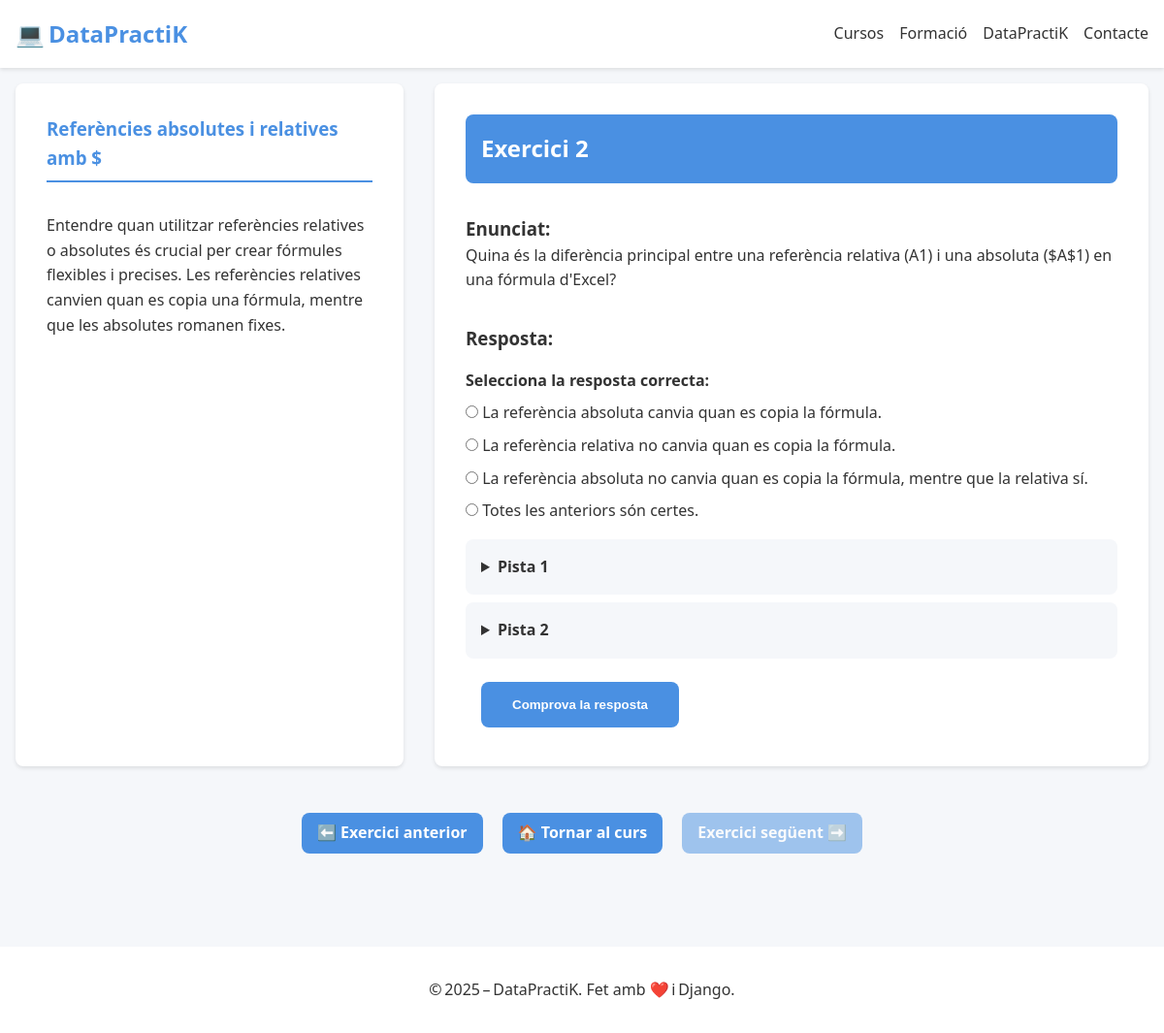
Screenshot of /curs/Excel/capitol/2/exercici/2/ with the database file from the repository.
### app_django/models.py (models this page shows, shortened)
class Exercici(models.Model):
    class Tipus(models.TextChoices):
        CODI = 'codi', _("Escriure codi")
        COMPLETAR = 'completar', _("Completar codi")
        TEST = 'test', _("Tipus test")
        IA = 'ia', _("Correcció amb IA")
        EXE = 'exe', _("Execució de codi")
    curs = models.ForeignKey(Curs, on_delete=models.CASCADE, related_name='exercicis', verbose_name=_("Curs"))
    capitol = models.ForeignKey(Capitol, on_delete=models.CASCADE, related_name='exercicis', verbose_name=_("Capítol"))
    numero = models.PositiveIntegerField(_("Número d'exercici"), default=0)
    titol = models.CharField(_("Títol de l'exercici"), max_length=200, null=True, blank=True)
    tipus = models.CharField(_("Tipus d'exercici"), max_length=20, choices=Tipus.choices)
    descripcio = models.TextField(_("Descripció"), null=True, blank=True)
    enunciat = models.TextField(_("Enunciat"))
    resposta_usuari = models.TextField(_("Resposta de l'usuari"), null=True, blank=True)
    solucio = models.TextField(_("Solució correcta"), null=True, blank=True)
    solucio_codi_1 = models.TextField(_("Solució en codi 1"), null=True, blank=True)
    solucio_codi_2 = models.TextField(_("Solució en codi 2"), null=True, blank=True)
    codi_a_completar = models.TextField(_("Codi a completar"), null=True, blank=True)
    imatge_1 = models.ImageField(_("Imatge 1"), upload_to='exercicis/imatges/', null=True, blank=True)
    descripcio_imatge_1 = models.CharField(_("Descripció imatge 1"), max_length=255, null=True, blank=True)
    imatge_2 = models.ImageField(_("Imatge 2"), upload_to='exercicis/imatges/', null=True, blank=True)
    descripcio_imatge_2 = models.CharField(_("Descripció imatge 2"), max_length=255, null=True, blank=True)
    respostes_test = models.JSONField(_("Respostes del test"), null=True, blank=True)
    temps_estimat_minuts = models.IntegerField(_("Temps estimat (min)"), null=True, blank=True)
    pista_1 = models.TextField(_("Pista 1"), null=True, blank=True)
    pista_2 = models.TextField(_("Pista 2"), null=True, blank=True)
    taula = models.JSONField(blank=True, null=True)
    class Meta:
        ordering = ['capitol__numero', 'numero']
        unique_together = ('capitol', 'numero')
        verbose_name = _("Exercici")
        verbose_name_plural = _("Exercicis")

class Capitol(models.Model):
    curs = models.ForeignKey(Curs, on_delete=models.CASCADE, related_name='capitols', verbose_name=_("Curs"))
    titol = models.CharField(_("Títol del capítol"), max_length=100)
    numero = models.PositiveIntegerField(_("Número del capítol"))
    dificultat = models.CharField(_("Dificultat"), max_length=50)
    preu = models.DecimalField(_("Preu"), max_digits=5, decimal_places=2, default=0.00)
    data_creacio = models.DateTimeField(_("Data de creació"), auto_now_add=True)
    class Meta:
        ordering = ['numero']
        unique_together = ('curs', 'numero')
        verbose_name = _("Capítol")
        verbose_name_plural = _("Capítols")

### app_django/views.py (the view, shortened to what this page needs)
# urls.py: path('curs/<str:curs_nom>/capitol/<int:capitol_num>/exercici/<int:exercici_num>/', views.exercici, name='exercici'),
def exercici(request, curs_nom, capitol_num, exercici_num):
    print(f"⚙️ Inici de la vista 'exercici' per al curs: {curs_nom}, capítol: {capitol_num}, exercici: {exercici_num}")
    curs = get_object_or_404(Curs, nom=curs_nom)
    capitol = get_object_or_404(Capitol, numero=capitol_num, curs=curs)
    exercici = get_object_or_404(Exercici, numero=exercici_num, capitol=capitol)
    missatge = ''
    resposta_correcta = False
    resposta_ia = ''
    exercici_seguent = Exercici.objects.filter(capitol=capitol, numero=exercici.numero + 1).first()
    exercici_anterior = Exercici.objects.filter(capitol=capitol, numero=exercici.numero - 1).first()
    def reemplaçar_placeholders(codi):
        count = 0
        def replacer(match):
            nonlocal count
            count += 1
            return f'<input type="text" name="respostes_completar" class="placeholder-input" data-index="{count}">'
        return re.sub(r'<placeholder>', replacer, codi)
    if exercici.tipus.lower().strip() == 'completar' and exercici.codi_a_completar:
        codi_a_completar_html = reemplaçar_placeholders(exercici.codi_a_completar)
    else:
        codi_a_completar_html = ''
    return render(request, 'exercici.html', {
        'curs': curs,
        'capitol': capitol,
        'exercici': exercici,
        'missatge': missatge,
        'opcions': exercici.respostes_test if exercici.tipus == 'test' else None,
        'exercici_seguent': exercici_seguent,
        'exercici_anterior': exercici_anterior,
        'resposta_correcta': resposta_correcta,
        'codi_a_completar_html': codi_a_completar_html,
        'resposta_ia': resposta_ia,
    })

### app_django/templates/exercici.html (shortened to what this page needs)
{% extends 'base.html' %}
{% load static %}
{% load dict_extras %}
{% block content %}
<div class="exercise">
    <div class="exercise__container">
        <aside class="exercise__sidebar">
            <h3 class="exercise__chapter">{{ exercici.capitol.titol }}</h3>
            {% if exercici.descripcio %}
                <p class="exercise__description">{{ exercici.descripcio | safe }}</p>
            {% endif %}
        </aside>
        <main class="exercise__main">
            <div class="exercise__header">
                <h2>Exercici {{ exercici.numero }}</h2>
            </div>
            <div id="contingut-exercici">
                <div class="exercise__content">
                    <div class="exercise__statement">
                        <h3 class="exercise__statement-title">Enunciat:</h3>
                        <p>{{ exercici.enunciat | safe }}</p>
                    </div>
                  <form method="post" class="exercise__form" id="exerciciForm">
                        <h3 class="exercise__response-title">Resposta:</h3>
                        {% if exercici.tipus == 'codi' %}
                            <textarea name="resposta_usuari" class="exercise__code-input" rows="5" placeholder="Escriu el teu codi aquí..."></textarea>
                        {% elif exercici.tipus == 'exe' %}
                            <textarea name="resposta_usuari" class="exercise__code-input" rows="5" placeholder="Escriu el teu codi aquí..."></textarea>
                        {% elif exercici.tipus == 'codi_ia' %}
                            <textarea name="resposta_usuari" class="exercise__code-input" rows="5" placeholder="Escriu el teu codi aquí..."></textarea>
                        {% elif exercici.tipus == 'test' %}
                            <div class="exercise__test-options">
                                <h4>Selecciona la resposta correcta:</h4>
                                {% for opcio in exercici.respostes_test %}
                                    <label class="exercise__test-option">
                                        <input type="radio" name="resposta_usuari" value="{{ opcio }}">
                                        <span>{{ opcio }}</span>
                                    </label>
                                {% endfor %}
                            </div>
                        {% elif exercici.tipus == 'ia' %}
                            <textarea name="resposta_usuari" class="exercise__text-input" rows="5" placeholder="Escriu la teva resposta aquí..."></textarea>
                        {% endif %}
                        <div class="exercise__hints">
                            {% if exercici.pista_1 %}
                                <details class="exercise__hint">
                                    <summary>Pista 1</summary>
                                </details>
                            {% endif %}
                            {% if exercici.pista_2 %}
                                <details class="exercise__hint">
                                    <summary>Pista 2</summary>
                                </details>
                            {% endif %}
                        </div>
                        <div class="exercise__submit-row">
                            <button type="submit" class="exercise__submit-button">Comprova la resposta</button>
                        </div>
                    </form>
                </div>
            </div>
        </main>
    </div>
    <div class="exercise__navigation-buttons">
        {% if exercici_anterior %}
            <a href="{% url 'exercici' exercici.curs.nom exercici_anterior.capitol.numero exercici_anterior.numero %}" class="exercise__nav-button">⬅️ Exercici anterior</a>
        {% endif %}
        <a href="{% url 'index_curs' exercici.curs.nom %}" class="exercise__nav-button">🏠 Tornar al curs</a>
        {% if exercici_seguent %}
        <a href="{% url 'exercici' exercici.curs.nom exercici_seguent.capitol.numero exercici_seguent.numero %}"
           class="exercise__nav-button disabled"
           id="next-button"
           style="pointer-events: none; opacity: 0.5; cursor: default;">
           Exercici següent ➡️
        </a>
    {% endif %}
    </div>
</div>
{% endblock %}

### app_django/static/css/style.css (style rules this page uses)
:root { --color-primary: #4a90e2; --color-secondary: #0000ff; --color-accent: #07bb8e; --color-text: #333333; --color-text-light: #666666; --color-background: #f5f7fa; --color-white: #ffffff; --color-success: #4caf50; --color-error: #f44336; --border-radius: 8px; --spacing-xs: 0.5rem; --spacing-sm: 1rem; --spacing-md: 2rem; --spacing-lg: 3rem; --font-family: 'Segoe UI', system-ui, sans-serif; --shadow-sm: 0 2px 4px rgba(0, 0, 0, 0.1); --shadow-md: 0 4px 6px rgba(0, 0, 0, 0.1); --max-width: 1600px; --font-size-xs: 0.75rem; --font-size-sm: 1rem; --font-size-md: 1.25rem; --font-size-md: 1.25rem; --font-size-md-lg: 1.5rem; --font-size-lg: 2.5rem; }
* { margin: 0; padding: 0; box-sizing: border-box; }
body { font-family: var(--font-family); line-height: 1.6; color: var(--color-text); background-color: var(--color-background); }
.exercise { max-width: var(--max-width); margin: 0 auto; padding: var(--spacing-sm); }
.exercise__container { display: grid; grid-template-columns: 400px 1fr; gap: var(--spacing-md); align-items: stretch; min-height: 75vh; }
.exercise__sidebar { background: var(--color-white); padding: var(--spacing-md); border-radius: var(--border-radius); box-shadow: var(--shadow-sm); }
.exercise__main { background: var(--color-white); padding: var(--spacing-md); border-radius: var(--border-radius); box-shadow: var(--shadow-sm); }
.exercise__header { background-color: var(--color-primary); color: white; padding: 1rem; border-radius: var(--border-radius); margin-bottom: var(--spacing-md); }
.exercise__chapter { color: var(--color-primary); margin-bottom: var(--spacing-md); padding-bottom: var(--spacing-xs); border-bottom: 2px solid var(--color-primary); }
.exercise__submit-row { display: flex; gap: var(--spacing-sm); padding: var(--spacing-xs) var(--spacing-sm); margin-top: var(--spacing-sm); }
.exercise__submit-button { background-color: var(--color-primary); color: var(--color-white); border: none; padding: var(--spacing-sm) var(--spacing-md); border-radius: var(--border-radius); cursor: pointer; font-weight: 600; }
.exercise__navigation-buttons { display: flex; justify-content: center; align-items: center; gap: 20px; margin-top: var(--spacing-sm); padding: var(--spacing-md); }
.exercise__nav-button { display: inline-block; padding: var(--spacing-xs) var(--spacing-sm); background-color: var(--color-primary); color: var(--color-white); text-decoration: none; border-radius: var(--border-radius); transition: opacity 0.3s ease; font-weight: bold; font-size: 1rem; }
.exercise__nav-button.disabled { pointer-events: none; opacity: 0.5; cursor: default; }
.exercise__form { margin-top: var(--spacing-md); }
.exercise__test-options { margin: var(--spacing-sm) 0; }
.exercise__test-option { display: block; margin: var(--spacing-xs) 0; cursor: pointer; }
.exercise__description { white-space: pre-wrap; }
.exercise__hints { margin-top: var(--spacing-sm); }
.exercise__hint { margin: var(--spacing-xs) 0; padding: var(--spacing-sm); background-color: var(--color-background); border-radius: var(--border-radius); }
.exercise__hint summary { cursor: pointer; font-weight: 600; }

### app_django/templates/base.html (style rules this page uses)
html { scroll-behavior:smooth; }

### rows the page displays
Exercici: capitol.titol "Referències absolutes i relatives amb $", descripcio "Entendre quan utilitzar referències relatives o absolutes és crucial per crear fórmules flexibles i precises. Les referències relatives canvien quan es copia una fórmula, mentre que les absolutes romanen fixes.", numero "2", enunciat "Quina és la diferència principal entre una referència relativa (A1) i una absoluta ($A$1) en una fórmula d'Excel?"

### other values shown
{{ opcio }} "La referència absoluta canvia quan es copia la fórmula." "La referència relativa no canvia quan es copia la fórmula." "La referència absoluta no canvia quan es copia la fórmula, mentre que la relativa sí." "Totes les anteriors són certes."
